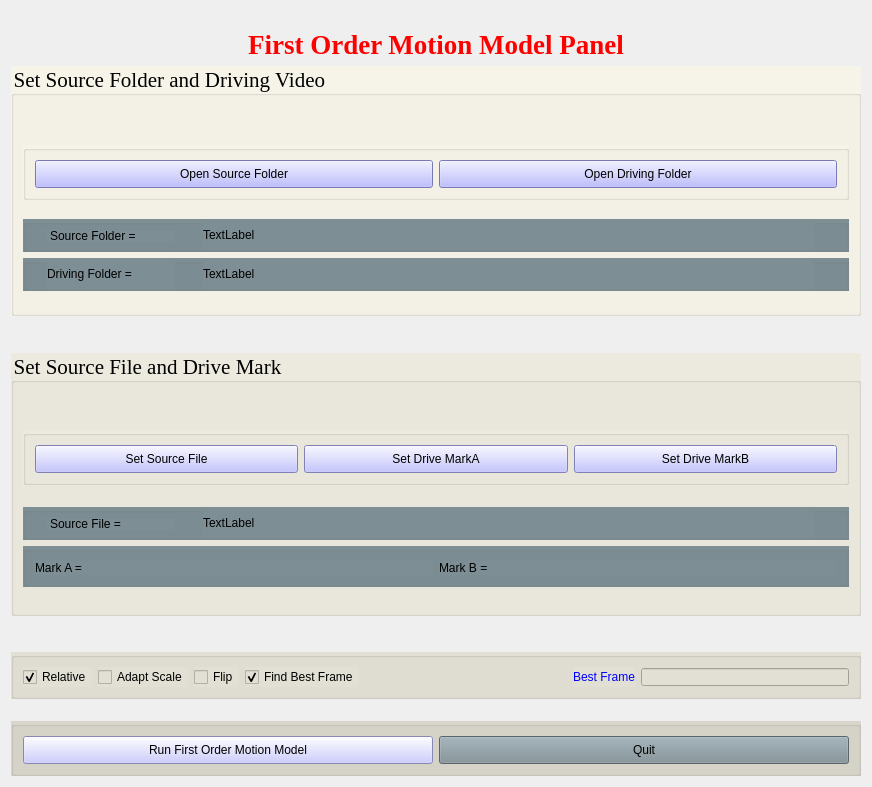
      <widget class="QWidget" name="tabFirst">
       <attribute name="title">
        <string>First Order Motion Model</string>
       </attribute>
       <layout class="QVBoxLayout" name="verticalLayout_2">
        <item>
         <widget class="QLabel" name="label_2">
          <property name="font">
           <font>
            <family>Times New Roman</family>
            <pointsize>20</pointsize>
            <weight>75</weight>
            <bold>true</bold>
           </font>
          </property>
          <property name="styleSheet">
           <string notr="true">margin-top: 18px; color: red; font-size: 20pt;</string>
          </property>
          <property name="text">
           <string>First Order Motion Model Panel</string>
          </property>
          <property name="alignment">
           <set>Qt::AlignCenter</set>
          </property>
         </widget>
        </item>
        <item>
         <widget class="QGroupBox" name="groupBox">
          <property name="minimumSize">
           <size>
            <width>850</width>
            <height>232</height>
           </size>
          </property>
          <property name="font">
           <font>
            <family>Times New Roman</family>
            <pointsize>16</pointsize>
           </font>
          </property>
          <property name="mouseTracking">
           <bool>false</bool>
          </property>
          <property name="styleSheet">
           <string notr="true">background-color: rgb(246, 244, 232);
</string>
          </property>
          <property name="title">
           <string>Set Source Folder and Driving Video </string>
          </property>
          <layout class="QVBoxLayout" name="verticalLayout_5">
           <item>
            <spacer name="verticalSpacer">
             <property name="orientation">
              <enum>Qt::Vertical</enum>
             </property>
             <property name="sizeHint" stdset="0">
              <size>
               <width>20</width>
               <height>40</height>
              </size>
             </property>
            </spacer>
           </item>
           <item>
            <widget class="QGroupBox" name="groupBox">
             <property name="minimumSize">
              <size>
               <width>781</width>
               <height>51</height>
              </size>
             </property>
             <layout class="QHBoxLayout" name="horizontalLayout">
              <item>
               <widget class="QPushButton" name="bSrcFolder">
                <property name="sizePolicy">
                 <sizepolicy hsizetype="Minimum" vsizetype="Preferred">
                  <horstretch>0</horstretch>
                  <verstretch>0</verstretch>
                 </sizepolicy>
                </property>
                <property name="minimumSize">
                 <size>
                  <width>0</width>
                  <height>28</height>
                 </size>
                </property>
                <property name="styleSheet">
                 <string notr="true">background-color: rgb(170, 170, 255);</string>
                </property>
                <property name="text">
                 <string>Open Source Folder</string>
                </property>
               </widget>
              </item>
              <item>
               <widget class="QPushButton" name="bDriveFolder">
                <property name="sizePolicy">
                 <sizepolicy hsizetype="Minimum" vsizetype="Preferred">
                  <horstretch>0</horstretch>
                  <verstretch>0</verstretch>
                 </sizepolicy>
                </property>
                <property name="minimumSize">
                 <size>
                  <width>0</width>
                  <height>28</height>
                 </size>
                </property>
                <property name="styleSheet">
                 <string notr="true">background-color: rgb(170, 170, 255);</string>
                </property>
                <property name="text">
                 <string>Open Driving Folder</string>
                </property>
               </widget>
              </item>
             </layout>
            </widget>
           </item>
           <item>
            <spacer name="verticalSpacer_2">
             <property name="orientation">
              <enum>Qt::Vertical</enum>
             </property>
             <property name="sizeHint" stdset="0">
              <size>
               <width>20</width>
               <height>13</height>
              </size>
             </property>
            </spacer>
           </item>
           <item>
            <widget class="QGroupBox" name="groupBox_2">
             <property name="minimumSize">
              <size>
               <width>0</width>
               <height>33</height>
              </size>
             </property>
             <property name="styleSheet">
              <string notr="true">background-color: rgb(125, 142, 149);</string>
             </property>
             <property name="title">
              <string/>
             </property>
             <widget class="QLabel" name="tSrcFolder">
              <property name="enabled">
               <bool>true</bool>
              </property>
              <property name="geometry">
               <rect>
                <x>24</x>
                <y>1</y>
                <width>128</width>
                <height>30</height>
               </rect>
              </property>
              <property name="maximumSize">
               <size>
                <width>16777215</width>
                <height>48</height>
               </size>
              </property>
              <property name="styleSheet">
               <string notr="true">margin-top: 10px; margin-bottom: 8px</string>
              </property>
              <property name="text">
               <string>Source Folder = </string>
              </property>
              <property name="margin">
               <number>0</number>
              </property>
             </widget>
             <widget class="QLabel" name="label_5">
              <property name="geometry">
               <rect>
                <x>180</x>
                <y>1</y>
                <width>611</width>
                <height>30</height>
               </rect>
              </property>
              <property name="text">
               <string>TextLabel</string>
              </property>
             </widget>
            </widget>
           </item>
           <item>
            <widget class="QGroupBox" name="groupBox_3">
             <property name="minimumSize">
              <size>
               <width>802</width>
               <height>33</height>
              </size>
             </property>
             <property name="styleSheet">
              <string notr="true">background-color: rgb(125, 142, 149);</string>
             </property>
             <property name="title">
              <string/>
             </property>
             <widget class="QLabel" name="tDriveFolder">
              <property name="geometry">
               <rect>
                <x>24</x>
                <y>1</y>
                <width>128</width>
                <height>30</height>
               </rect>
              </property>
              <property name="text">
               <string>Driving Folder =</string>
              </property>
             </widget>
             <widget class="QLabel" name="label_6">
              <property name="geometry">
               <rect>
                <x>180</x>
                <y>1</y>
                <width>611</width>
                <height>30</height>
               </rect>
              </property>
              <property name="text">
               <string>TextLabel</string>
              </property>
             </widget>
            </widget>
           </item>
           <item>
            <spacer name="verticalSpacer_4">
             <property name="orientation">
              <enum>Qt::Vertical</enum>
             </property>
             <property name="sizeHint" stdset="0">
              <size>
               <width>20</width>
               <height>13</height>
              </size>
             </property>
            </spacer>
           </item>
          </layout>
         </widget>
        </item>
        <item>
         <spacer name="verticalSpacer_18">
          <property name="orientation">
           <enum>Qt::Vertical</enum>
          </property>
          <property name="sizeHint" stdset="0">
           <size>
            <width>20</width>
            <height>31</height>
           </size>
          </property>
         </spacer>
        </item>
        <item>
         <widget class="QGroupBox" name="groupBox_4">
          <property name="minimumSize">
           <size>
            <width>850</width>
            <height>236</height>
           </size>
          </property>
          <property name="font">
           <font>
            <family>Times New Roman</family>
            <pointsize>16</pointsize>
           </font>
          </property>
          <property name="styleSheet">
           <string notr="true">background-color: rgb(236, 234, 222);</string>
          </property>
          <property name="title">
           <string>Set Source File and Drive Mark</string>
          </property>
          <layout class="QVBoxLayout" name="verticalLayout_4">
           <item>
            <spacer name="verticalSpacer_3">
             <property name="orientation">
              <enum>Qt::Vertical</enum>
             </property>
             <property name="sizeHint" stdset="0">
              <size>
               <width>20</width>
               <height>38</height>
              </size>
             </property>
            </spacer>
           </item>
           <item>
            <widget class="QGroupBox" name="groupBox">
             <layout class="QHBoxLayout" name="horizontalLayout_2">
              <item>
               <widget class="QPushButton" name="bSetSource">
                <property name="minimumSize">
                 <size>
                  <width>0</width>
                  <height>28</height>
                 </size>
                </property>
                <property name="styleSheet">
                 <string notr="true">background-color: rgb(180, 180, 255);</string>
                </property>
                <property name="text">
                 <string>Set Source File</string>
                </property>
               </widget>
              </item>
              <item>
               <widget class="QPushButton" name="bSetDriveA">
                <property name="minimumSize">
                 <size>
                  <width>0</width>
                  <height>28</height>
                 </size>
                </property>
                <property name="styleSheet">
                 <string notr="true">background-color: rgb(180, 180, 255);</string>
                </property>
                <property name="text">
                 <string>Set Drive MarkA</string>
                </property>
               </widget>
              </item>
              <item>
               <widget class="QPushButton" name="bSetDriveB">
                <property name="minimumSize">
                 <size>
                  <width>0</width>
                  <height>28</height>
                 </size>
                </property>
                <property name="styleSheet">
                 <string notr="true">background-color: rgb(180, 180, 255);</string>
                </property>
                <property name="text">
                 <string>Set Drive MarkB</string>
                </property>
               </widget>
              </item>
             </layout>
            </widget>
           </item>
           <item>
            <spacer name="verticalSpacer_15">
             <property name="orientation">
              <enum>Qt::Vertical</enum>
             </property>
             <property name="sizeHint" stdset="0">
              <size>
               <width>20</width>
               <height>16</height>
              </size>
             </property>
            </spacer>
           </item>
           <item>
            <widget class="QGroupBox" name="groupBox_5">
             <property name="minimumSize">
              <size>
               <width>802</width>
               <height>33</height>
              </size>
             </property>
             <property name="styleSheet">
              <string notr="true">background-color: rgb(125, 142, 149);</string>
             </property>
             <property name="title">
              <string/>
             </property>
             <widget class="QLabel" name="tSrcFile">
              <property name="geometry">
               <rect>
                <x>24</x>
                <y>1</y>
                <width>128</width>
                <height>30</height>
               </rect>
              </property>
              <property name="maximumSize">
               <size>
                <width>16777215</width>
                <height>48</height>
               </size>
              </property>
              <property name="styleSheet">
               <string notr="true">margin-top: 10px;  margin-bottom: 8px</string>
              </property>
              <property name="text">
               <string>Source File =</string>
              </property>
             </widget>
             <widget class="QLabel" name="label_7">
              <property name="geometry">
               <rect>
                <x>180</x>
                <y>1</y>
                <width>611</width>
                <height>30</height>
               </rect>
              </property>
              <property name="text">
               <string>TextLabel</string>
              </property>
             </widget>
            </widget>
           </item>
           <item>
            <widget class="QGroupBox" name="groupBox">
             <property name="minimumSize">
              <size>
               <width>802</width>
               <height>32</height>
              </size>
             </property>
             <property name="styleSheet">
              <string notr="true">background-color: rgb(125, 142, 149);</string>
             </property>
             <layout class="QHBoxLayout" name="horizontalLayout_3">
              <item>
               <widget class="QLabel" name="tMarkA">
                <property name="maximumSize">
                 <size>
                  <width>16777215</width>
                  <height>24</height>
                 </size>
                </property>
                <property name="styleSheet">
                 <string notr="true"/>
                </property>
                <property name="text">
                 <string>Mark A =</string>
                </property>
               </widget>
              </item>
              <item>
               <widget class="QLabel" name="tMarkB">
                <property name="maximumSize">
                 <size>
                  <width>16777215</width>
                  <height>24</height>
                 </size>
                </property>
                <property name="styleSheet">
                 <string notr="true"/>
                </property>
                <property name="text">
                 <string>Mark B =</string>
                </property>
               </widget>
              </item>
             </layout>
            </widget>
           </item>
           <item>
            <spacer name="verticalSpacer_14">
             <property name="orientation">
              <enum>Qt::Vertical</enum>
             </property>
             <property name="sizeHint" stdset="0">
              <size>
               <width>20</width>
               <height>17</height>
              </size>
             </property>
            </spacer>
           </item>
          </layout>
         </widget>
        </item>
        <item>
         <spacer name="verticalSpacer_17">
          <property name="orientation">
           <enum>Qt::Vertical</enum>
          </property>
          <property name="sizeHint" stdset="0">
           <size>
            <width>20</width>
            <height>30</height>
           </size>
          </property>
         </spacer>
        </item>
        <item>
         <widget class="QGroupBox" name="groupBox">
          <property name="minimumSize">
           <size>
            <width>850</width>
            <height>40</height>
           </size>
          </property>
          <property name="styleSheet">
           <string notr="true">background-color: rgb(226, 224, 212);</string>
          </property>
          <layout class="QHBoxLayout" name="horizontalLayout_4">
           <item>
            <widget class="QCheckBox" name="cRelative">
             <property name="text">
              <string>Relative</string>
             </property>
             <property name="checked">
              <bool>true</bool>
             </property>
            </widget>
           </item>
           <item>
            <widget class="QCheckBox" name="cAdapt">
             <property name="text">
              <string>Adapt Scale</string>
             </property>
            </widget>
           </item>
           <item>
            <widget class="QCheckBox" name="cFlip">
             <property name="text">
              <string>Flip</string>
             </property>
            </widget>
           </item>
           <item>
            <widget class="QCheckBox" name="cFindBest">
             <property name="text">
              <string>Find Best Frame</string>
             </property>
             <property name="checked">
              <bool>true</bool>
             </property>
            </widget>
           </item>
           <item>
            <spacer name="horizontalSpacer">
             <property name="orientation">
              <enum>Qt::Horizontal</enum>
             </property>
             <property name="sizeHint" stdset="0">
              <size>
               <width>40</width>
               <height>20</height>
              </size>
             </property>
            </spacer>
           </item>
           <item>
            <widget class="QLabel" name="label">
             <property name="maximumSize">
              <size>
               <width>16777215</width>
               <height>20</height>
              </size>
             </property>
             <property name="styleSheet">
              <string notr="true">color: blue; margin-right: 0; padding-right: 0;</string>
             </property>
             <property name="text">
              <string>Best Frame</string>
             </property>
            </widget>
           </item>
           <item>
            <widget class="QLineEdit" name="eBestFrame">
             <property name="styleSheet">
              <string notr="true">padding-left:0; margin-left:0</string>
             </property>
            </widget>
           </item>
          </layout>
         </widget>
        </item>
        <item>
         <spacer name="verticalSpacer_16">
          <property name="orientation">
           <enum>Qt::Vertical</enum>
          </property>
          <property name="sizeHint" stdset="0">
           <size>
            <width>20</width>
            <height>16</height>
           </size>
          </property>
         </spacer>
        </item>
        <item>
         <widget class="QGroupBox" name="groupBox">
          <property name="minimumSize">
           <size>
            <width>850</width>
            <height>51</height>
           </size>
          </property>
          <property name="styleSheet">
           <string notr="true">background-color: rgb(216, 214, 202);</string>
          </property>
          <layout class="QHBoxLayout" name="horizontalLayout_5">
           <item>
            <widget class="QPushButton" name="bRunFirst">
             <property name="minimumSize">
              <size>
               <width>0</width>
               <height>28</height>
              </size>
             </property>
             <property name="styleSheet">
              <string notr="true">background-color: rgb(190, 190, 255);</string>
             </property>
             <property name="text">
              <string>Run First Order Motion Model</string>
             </property>
            </widget>
           </item>
           <item>
            <widget class="QPushButton" name="bQuit">
             <property name="minimumSize">
              <size>
               <width>0</width>
               <height>28</height>
              </size>
             </property>
             <property name="styleSheet">
              <string notr="true">margin-top: 0px; padding: 0px; background-color: rgb(125, 142, 149);</string>
             </property>
             <property name="text">
              <string>Quit</string>
             </property>
            </widget>
           </item>
          </layout>
         </widget>
        </item>
       </layout>
      </widget>
